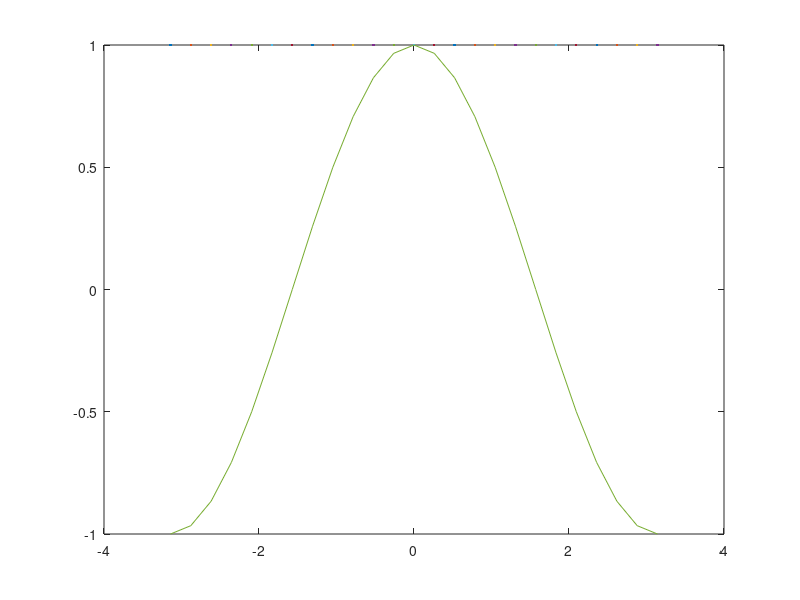

Reproduce this figure in MATLAB. (Note: this script raises an error after producing the figure.)
# i = -pi:0.1:pi;
#Aproximaciones con Taylor lol
i = linspace(-pi,pi,25);
figure(4);
y = 1;
plot(i,y);

hold on;
plot(i,cos(i));
hold off;


figure(1);
[x, y] = g1(i);
plot(x,y);

hold on;
plot(x,cos(x));
hold off;

figure(2);
[x, y] = g2(i);
plot(x,y);

hold on;
plot(x,cos(x));
hold off;

figure(3);
[x, y] = g3(i);
plot(x,y);

hold on;
plot(x,cos(x));
hold off;

toc()
